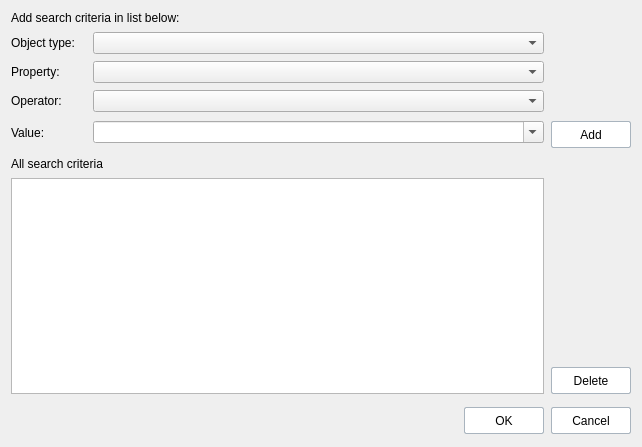
<?xml version="1.0" encoding="UTF-8"?>
<ui version="4.0">
 <class>GroupDialog</class>
 <widget class="QDialog" name="GroupDialog">
  <property name="geometry">
   <rect>
    <x>0</x>
    <y>0</y>
    <width>642</width>
    <height>447</height>
   </rect>
  </property>
  <property name="windowTitle">
   <string>WindowName</string>
  </property>
  <property name="modal">
   <bool>true</bool>
  </property>
  <layout class="QVBoxLayout" name="verticalLayout">
   <property name="spacing">
    <number>11</number>
   </property>
   <property name="leftMargin">
    <number>11</number>
   </property>
   <property name="topMargin">
    <number>11</number>
   </property>
   <property name="rightMargin">
    <number>11</number>
   </property>
   <property name="bottomMargin">
    <number>11</number>
   </property>
   <item>
    <layout class="QGridLayout" name="gridLayout">
     <property name="spacing">
      <number>7</number>
     </property>
     <item row="3" column="1">
      <widget class="QComboBox" name="operatorBox">
       <property name="enabled">
        <bool>true</bool>
       </property>
       <property name="sizePolicy">
        <sizepolicy hsizetype="Expanding" vsizetype="Fixed">
         <horstretch>0</horstretch>
         <verstretch>0</verstretch>
        </sizepolicy>
       </property>
       <property name="editable">
        <bool>false</bool>
       </property>
       <property name="maxVisibleItems">
        <number>9</number>
       </property>
       <property name="maxCount">
        <number>9</number>
       </property>
      </widget>
     </item>
     <item row="4" column="0">
      <widget class="QLabel" name="label_4">
       <property name="sizePolicy">
        <sizepolicy hsizetype="Fixed" vsizetype="Preferred">
         <horstretch>0</horstretch>
         <verstretch>0</verstretch>
        </sizepolicy>
       </property>
       <property name="minimumSize">
        <size>
         <width>75</width>
         <height>0</height>
        </size>
       </property>
       <property name="text">
        <string>Value:</string>
       </property>
      </widget>
     </item>
     <item row="2" column="1">
      <widget class="QComboBox" name="propertyBox">
       <property name="sizePolicy">
        <sizepolicy hsizetype="Expanding" vsizetype="Fixed">
         <horstretch>0</horstretch>
         <verstretch>0</verstretch>
        </sizepolicy>
       </property>
       <property name="editable">
        <bool>false</bool>
       </property>
       <property name="maxVisibleItems">
        <number>30</number>
       </property>
       <property name="maxCount">
        <number>30</number>
       </property>
      </widget>
     </item>
     <item row="4" column="1">
      <widget class="QComboBox" name="valueBox">
       <property name="enabled">
        <bool>true</bool>
       </property>
       <property name="sizePolicy">
        <sizepolicy hsizetype="Expanding" vsizetype="Fixed">
         <horstretch>0</horstretch>
         <verstretch>0</verstretch>
        </sizepolicy>
       </property>
       <property name="editable">
        <bool>true</bool>
       </property>
      </widget>
     </item>
     <item row="1" column="0">
      <widget class="QLabel" name="label">
       <property name="sizePolicy">
        <sizepolicy hsizetype="Fixed" vsizetype="Preferred">
         <horstretch>0</horstretch>
         <verstretch>0</verstretch>
        </sizepolicy>
       </property>
       <property name="minimumSize">
        <size>
         <width>75</width>
         <height>0</height>
        </size>
       </property>
       <property name="maximumSize">
        <size>
         <width>16777215</width>
         <height>16777215</height>
        </size>
       </property>
       <property name="text">
        <string>Object type:</string>
       </property>
      </widget>
     </item>
     <item row="2" column="0">
      <widget class="QLabel" name="label_2">
       <property name="sizePolicy">
        <sizepolicy hsizetype="Fixed" vsizetype="Preferred">
         <horstretch>0</horstretch>
         <verstretch>0</verstretch>
        </sizepolicy>
       </property>
       <property name="minimumSize">
        <size>
         <width>75</width>
         <height>0</height>
        </size>
       </property>
       <property name="text">
        <string>Property:</string>
       </property>
      </widget>
     </item>
     <item row="0" column="0" colspan="2">
      <widget class="QLabel" name="topLabel">
       <property name="text">
        <string>Add search criteria in list below:</string>
       </property>
      </widget>
     </item>
     <item row="1" column="1">
      <widget class="QComboBox" name="typeBox">
       <property name="sizePolicy">
        <sizepolicy hsizetype="Expanding" vsizetype="Fixed">
         <horstretch>0</horstretch>
         <verstretch>0</verstretch>
        </sizepolicy>
       </property>
       <property name="editable">
        <bool>false</bool>
       </property>
       <property name="maxVisibleItems">
        <number>15</number>
       </property>
       <property name="maxCount">
        <number>15</number>
       </property>
      </widget>
     </item>
     <item row="3" column="0">
      <widget class="QLabel" name="label_3">
       <property name="sizePolicy">
        <sizepolicy hsizetype="Fixed" vsizetype="Preferred">
         <horstretch>0</horstretch>
         <verstretch>0</verstretch>
        </sizepolicy>
       </property>
       <property name="minimumSize">
        <size>
         <width>75</width>
         <height>0</height>
        </size>
       </property>
       <property name="text">
        <string>Operator:</string>
       </property>
      </widget>
     </item>
     <item row="4" column="2">
      <widget class="QPushButton" name="addButton">
       <property name="sizePolicy">
        <sizepolicy hsizetype="Minimum" vsizetype="Fixed">
         <horstretch>0</horstretch>
         <verstretch>0</verstretch>
        </sizepolicy>
       </property>
       <property name="minimumSize">
        <size>
         <width>80</width>
         <height>27</height>
        </size>
       </property>
       <property name="maximumSize">
        <size>
         <width>100</width>
         <height>23</height>
        </size>
       </property>
       <property name="focusPolicy">
        <enum>Qt::TabFocus</enum>
       </property>
       <property name="layoutDirection">
        <enum>Qt::LeftToRight</enum>
       </property>
       <property name="styleSheet">
        <string notr="true">
                  QPushButton {
                  background-color: white;
                  border: 1px solid rgb(169, 180, 190);
                  border-radius: 2px;
                  padding: 2px;
                  }

                  QPushButton:hover {
                  background-color: qlineargradient(spread:pad, x1:1, y1:0.0, x2:1, y2:1, stop:0  rgb(255, 255, 255), stop:1 rgb(231, 235, 238));
                  border: 1px solid rgb(136, 136, 136);
                  border-radius: 2px;
                  }


                  QPushButton:pressed {
                  background-color: qlineargradient(spread:pad, x1:1, y1:0.0, x2:1, y2:1, stop:0 rgb(220, 224, 228), stop:1 rgb(201, 208, 214));
                  border: 1px solid rgb(169, 180, 190);
                  border-radius: 2px;
                  }

                  QPushButton:disabled {
                  background-color: rgb(231, 235, 238);
                  border: 1px solid  rgb(169, 180, 190);
                  border-radius: 2px;
                  }</string>
       </property>
       <property name="text">
        <string>Add</string>
       </property>
       <property name="autoDefault">
        <bool>true</bool>
       </property>
       <property name="default">
        <bool>false</bool>
       </property>
      </widget>
     </item>
    </layout>
   </item>
   <item>
    <layout class="QGridLayout" name="gridLayout_2">
     <property name="spacing">
      <number>7</number>
     </property>
     <item row="0" column="0">
      <widget class="QLabel" name="bottomLabel">
       <property name="sizePolicy">
        <sizepolicy hsizetype="Fixed" vsizetype="Fixed">
         <horstretch>0</horstretch>
         <verstretch>0</verstretch>
        </sizepolicy>
       </property>
       <property name="text">
        <string>All search criteria</string>
       </property>
      </widget>
     </item>
     <item row="1" column="0">
      <widget class="QTreeView" name="treeView">
       <property name="focusPolicy">
        <enum>Qt::StrongFocus</enum>
       </property>
       <property name="styleSheet">
        <string notr="true">QTreeView {
    show-decoration-selected: 1; 
}

QTreeView::item:selected {
    background-color: #3399FF;
	color: #FFFFFF;
}

QTreeView::item:selected:hover {
    background-color: #3399FF;
	color: #FFFFFF;
}

QTreeView::item:hover {
    background-color: #FFFFFF;
}</string>
       </property>
       <property name="horizontalScrollBarPolicy">
        <enum>Qt::ScrollBarAsNeeded</enum>
       </property>
       <property name="editTriggers">
        <set>QAbstractItemView::NoEditTriggers</set>
       </property>
       <property name="tabKeyNavigation">
        <bool>true</bool>
       </property>
       <property name="selectionMode">
        <enum>QAbstractItemView::SingleSelection</enum>
       </property>
       <property name="selectionBehavior">
        <enum>QAbstractItemView::SelectRows</enum>
       </property>
       <property name="verticalScrollMode">
        <enum>QAbstractItemView::ScrollPerPixel</enum>
       </property>
       <property name="horizontalScrollMode">
        <enum>QAbstractItemView::ScrollPerPixel</enum>
       </property>
       <property name="rootIsDecorated">
        <bool>false</bool>
       </property>
       <property name="uniformRowHeights">
        <bool>true</bool>
       </property>
       <property name="itemsExpandable">
        <bool>false</bool>
       </property>
       <property name="allColumnsShowFocus">
        <bool>true</bool>
       </property>
       <property name="headerHidden">
        <bool>false</bool>
       </property>
       <property name="expandsOnDoubleClick">
        <bool>false</bool>
       </property>
      </widget>
     </item>
     <item row="1" column="1">
      <layout class="QVBoxLayout" name="verticalLayout_4">
       <item>
        <spacer name="verticalSpacer_2">
         <property name="orientation">
          <enum>Qt::Vertical</enum>
         </property>
         <property name="sizeHint" stdset="0">
          <size>
           <width>4</width>
           <height>4</height>
          </size>
         </property>
        </spacer>
       </item>
       <item>
        <widget class="QPushButton" name="deleteButton">
         <property name="minimumSize">
          <size>
           <width>80</width>
           <height>27</height>
          </size>
         </property>
         <property name="maximumSize">
          <size>
           <width>100</width>
           <height>16777215</height>
          </size>
         </property>
         <property name="focusPolicy">
          <enum>Qt::TabFocus</enum>
         </property>
         <property name="styleSheet">
          <string notr="true">
                  QPushButton {
                  background-color: white;
                  border: 1px solid rgb(169, 180, 190);
                  border-radius: 2px;
                  padding: 2px;
                  }

                  QPushButton:hover {
                  background-color: qlineargradient(spread:pad, x1:1, y1:0.0, x2:1, y2:1, stop:0  rgb(255, 255, 255), stop:1 rgb(231, 235, 238));
                  border: 1px solid rgb(136, 136, 136);
                  border-radius: 2px;
                  }


                  QPushButton:pressed {
                  background-color: qlineargradient(spread:pad, x1:1, y1:0.0, x2:1, y2:1, stop:0 rgb(220, 224, 228), stop:1 rgb(201, 208, 214));
                  border: 1px solid rgb(169, 180, 190);
                  border-radius: 2px;
                  }

                  QPushButton:disabled {
                  background-color: rgb(231, 235, 238);
                  border: 1px solid  rgb(169, 180, 190);
                  border-radius: 2px;
                  }</string>
         </property>
         <property name="text">
          <string>Delete</string>
         </property>
         <property name="autoDefault">
          <bool>true</bool>
         </property>
         <property name="default">
          <bool>false</bool>
         </property>
        </widget>
       </item>
      </layout>
     </item>
    </layout>
   </item>
   <item>
    <layout class="QHBoxLayout" name="horizontalLayout_7">
     <property name="spacing">
      <number>7</number>
     </property>
     <item>
      <spacer name="spacer">
       <property name="orientation">
        <enum>Qt::Horizontal</enum>
       </property>
       <property name="sizeHint" stdset="0">
        <size>
         <width>131</width>
         <height>31</height>
        </size>
       </property>
      </spacer>
     </item>
     <item>
      <widget class="QPushButton" name="okButton">
       <property name="minimumSize">
        <size>
         <width>80</width>
         <height>27</height>
        </size>
       </property>
       <property name="focusPolicy">
        <enum>Qt::TabFocus</enum>
       </property>
       <property name="styleSheet">
        <string notr="true">
                  QPushButton {
                  background-color: white;
                  border: 1px solid rgb(169, 180, 190);
                  border-radius: 2px;
                  padding: 2px;
                  }

                  QPushButton:hover {
                  background-color: qlineargradient(spread:pad, x1:1, y1:0.0, x2:1, y2:1, stop:0  rgb(255, 255, 255), stop:1 rgb(231, 235, 238));
                  border: 1px solid rgb(136, 136, 136);
                  border-radius: 2px;
                  }


                  QPushButton:pressed {
                  background-color: qlineargradient(spread:pad, x1:1, y1:0.0, x2:1, y2:1, stop:0 rgb(220, 224, 228), stop:1 rgb(201, 208, 214));
                  border: 1px solid rgb(169, 180, 190);
                  border-radius: 2px;
                  }

                  QPushButton:disabled {
                  background-color: rgb(231, 235, 238);
                  border: 1px solid  rgb(169, 180, 190);
                  border-radius: 2px;
                  }</string>
       </property>
       <property name="text">
        <string>OK</string>
       </property>
       <property name="autoDefault">
        <bool>true</bool>
       </property>
       <property name="default">
        <bool>true</bool>
       </property>
       <property name="flat">
        <bool>false</bool>
       </property>
      </widget>
     </item>
     <item>
      <widget class="QPushButton" name="cancelButton">
       <property name="minimumSize">
        <size>
         <width>80</width>
         <height>27</height>
        </size>
       </property>
       <property name="focusPolicy">
        <enum>Qt::TabFocus</enum>
       </property>
       <property name="styleSheet">
        <string notr="true">
                  QPushButton {
                  background-color: white;
                  border: 1px solid rgb(169, 180, 190);
                  border-radius: 2px;
                  padding: 2px;
                  }

                  QPushButton:hover {
                  background-color: qlineargradient(spread:pad, x1:1, y1:0.0, x2:1, y2:1, stop:0  rgb(255, 255, 255), stop:1 rgb(231, 235, 238));
                  border: 1px solid rgb(136, 136, 136);
                  border-radius: 2px;
                  }


                  QPushButton:pressed {
                  background-color: qlineargradient(spread:pad, x1:1, y1:0.0, x2:1, y2:1, stop:0 rgb(220, 224, 228), stop:1 rgb(201, 208, 214));
                  border: 1px solid rgb(169, 180, 190);
                  border-radius: 2px;
                  }

                  QPushButton:disabled {
                  background-color: rgb(231, 235, 238);
                  border: 1px solid  rgb(169, 180, 190);
                  border-radius: 2px;
                  }</string>
       </property>
       <property name="text">
        <string>Cancel</string>
       </property>
       <property name="autoDefault">
        <bool>true</bool>
       </property>
       <property name="default">
        <bool>false</bool>
       </property>
      </widget>
     </item>
    </layout>
   </item>
  </layout>
 </widget>
 <tabstops>
  <tabstop>typeBox</tabstop>
  <tabstop>propertyBox</tabstop>
  <tabstop>operatorBox</tabstop>
  <tabstop>valueBox</tabstop>
  <tabstop>treeView</tabstop>
 </tabstops>
 <resources>
  <include location="../resource.qrc"/>
 </resources>
 <connections>
  <connection>
   <sender>okButton</sender>
   <signal>clicked()</signal>
   <receiver>GroupDialog</receiver>
   <slot>accept()</slot>
   <hints>
    <hint type="sourcelabel">
     <x>459</x>
     <y>432</y>
    </hint>
    <hint type="destinationlabel">
     <x>96</x>
     <y>254</y>
    </hint>
   </hints>
  </connection>
  <connection>
   <sender>cancelButton</sender>
   <signal>clicked()</signal>
   <receiver>GroupDialog</receiver>
   <slot>reject()</slot>
   <hints>
    <hint type="sourcelabel">
     <x>542</x>
     <y>432</y>
    </hint>
    <hint type="destinationlabel">
     <x>179</x>
     <y>282</y>
    </hint>
   </hints>
  </connection>
 </connections>
</ui>
